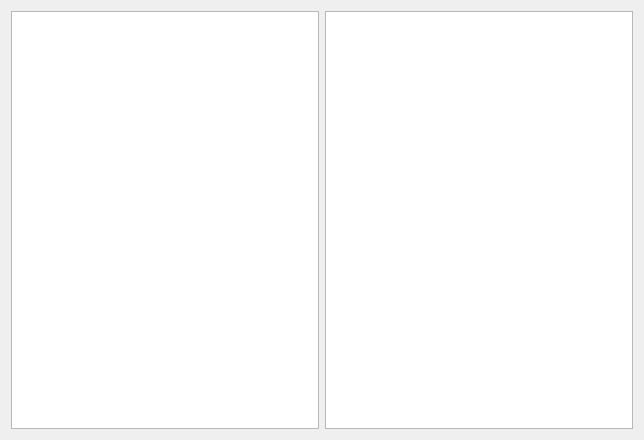
<?xml version="1.0" encoding="UTF-8"?>
<ui version="4.0">
 <class>Widget</class>
 <widget class="QWidget" name="Widget">
  <property name="geometry">
   <rect>
    <x>0</x>
    <y>0</y>
    <width>644</width>
    <height>440</height>
   </rect>
  </property>
  <property name="windowTitle">
   <string>Widget</string>
  </property>
  <layout class="QHBoxLayout" name="horizontalLayout_2">
   <item>
    <layout class="QHBoxLayout" name="horizontalLayout">
     <item>
      <widget class="QTreeView" name="treeView"/>
     </item>
     <item>
      <widget class="QTableView" name="tableView"/>
     </item>
    </layout>
   </item>
  </layout>
 </widget>
 <layoutdefault spacing="6" margin="11"/>
 <resources/>
 <connections/>
</ui>
